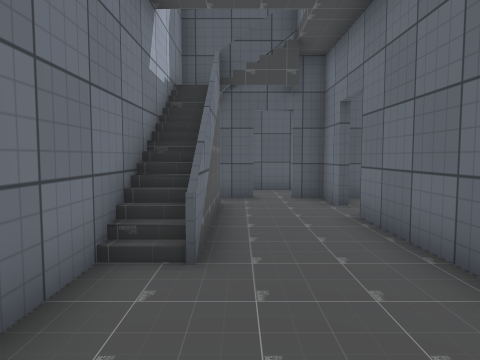
view 1 (above)

16 first-person views from a walk through a 3-D level made in the Unity game engine. The camera is 1.2 m above the floor, tilts 4° down and sees 70° across. The floor is counted in squares, 1 m on a side. Each view is taken from the middle of a square. On the plan, view 1 faces up. The plan holds only what a view shows up to about 14 squares ahead; the rest is blank. The place goes on beyond the plan. The player is left out. Some surface patterns are stand-ins.

view 2
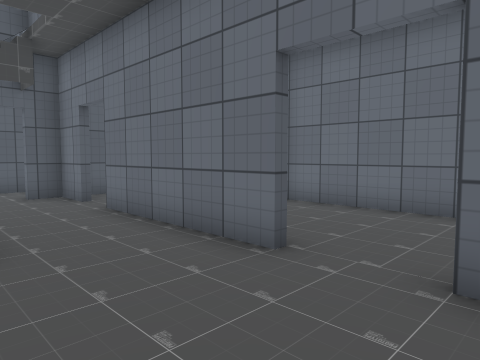

view 3
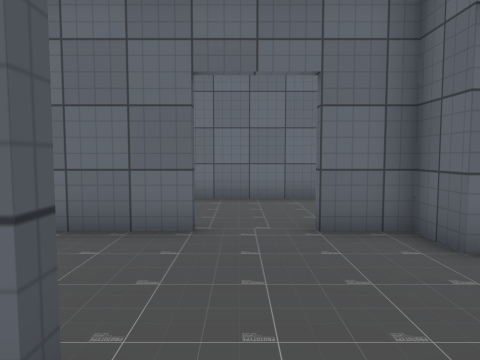

view 4
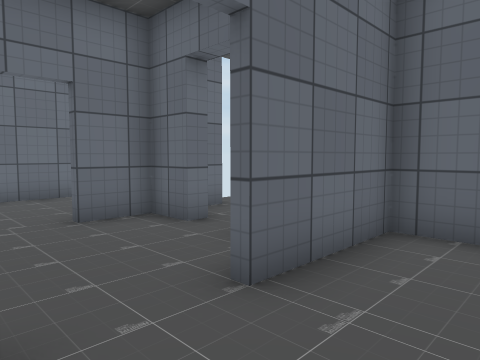

view 5
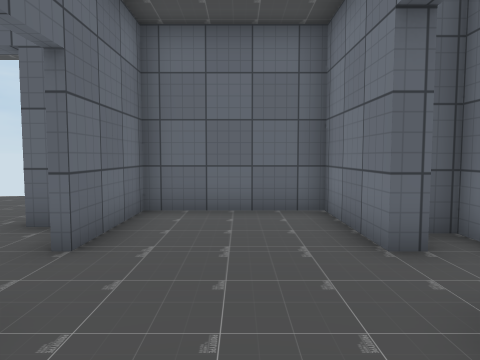

view 6
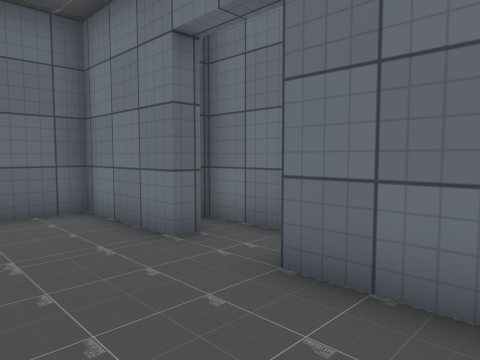

view 7
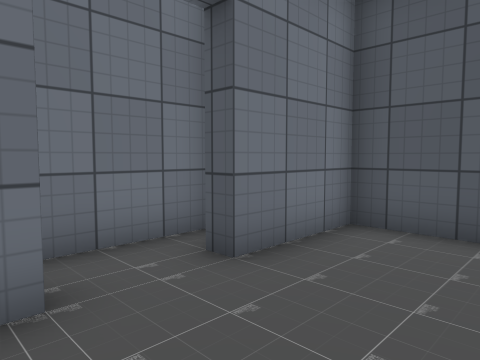

view 8
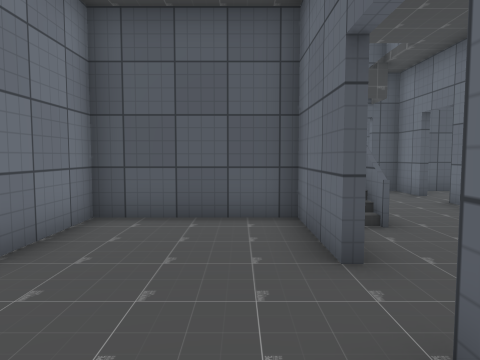

view 9
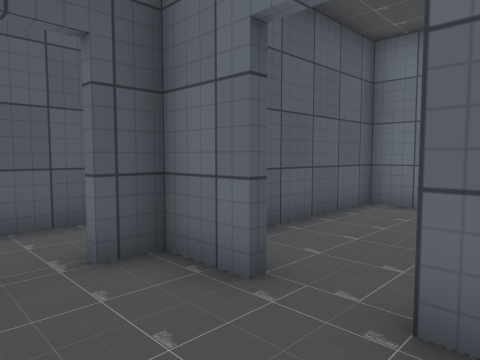

view 10
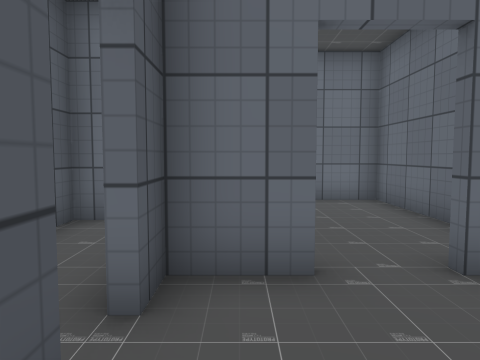

view 11
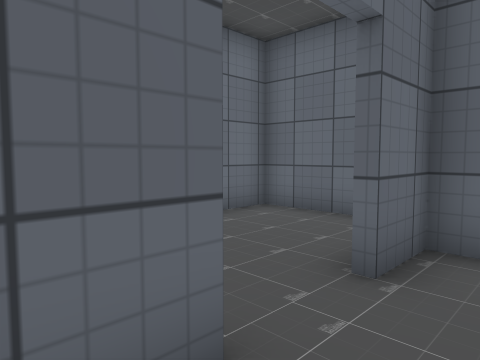

view 12
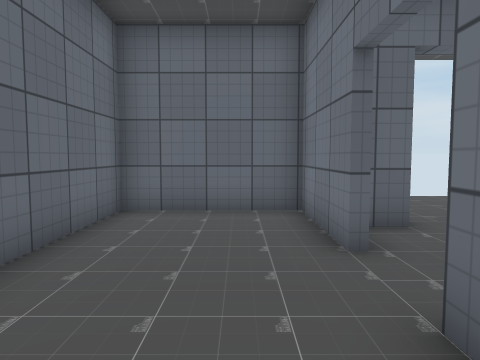

view 13
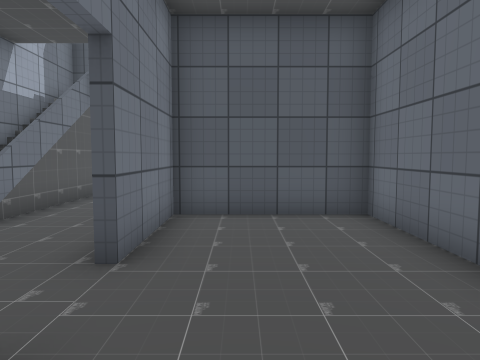

view 14
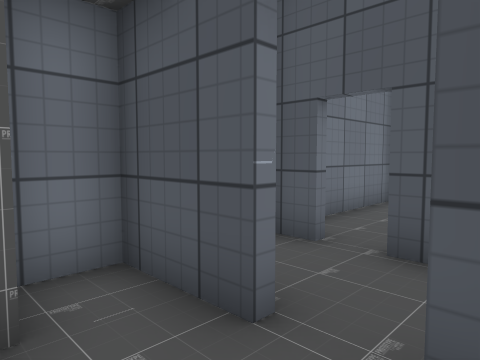

view 15
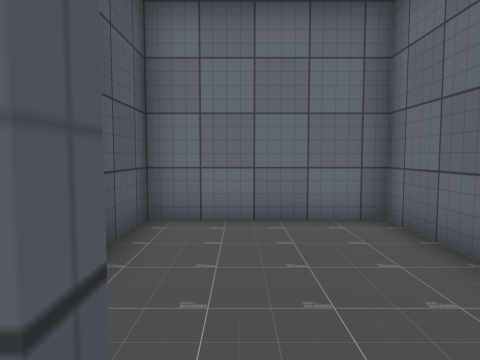

view 16
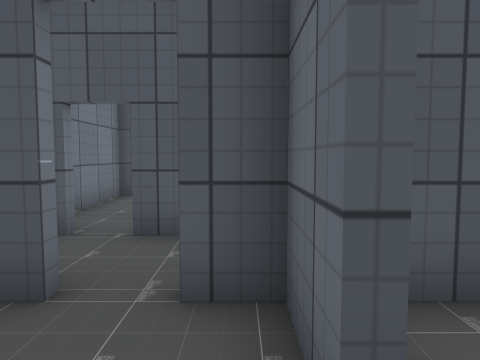

### Floor plan
Key: @ floor where view 1 was taken; # wall or solid block; x gap in a wall; . floor; / step, stairs or slope.
Columns run from 7 left of view 1 to 8 right of it. Each row starts with its distance up from view 1.
 17      ##
 16      #.
 15      #..
 14      #..
 13       ..
 12       #.##  #
 11       .......
 10      ###x#######
  9      #....# ...#
  8      #/........#
  7      #/........#
  6      #/...# ...#
  5  #####/...######
  4  #...#/...#...#
  3 ##...#....#...#
  2 ##...#....#...#
  1 #.............#
  0 ##.....@......#
 -1 ##...#....#...#
 -2  #...######...#
 -3  #...#   ##...#
 -4  #####    #####

Positions as (right, up) in squares from view 1, and headings:
1: (0, 0), facing up
2: (-1, -1), facing up-right
3: (-3, 1), facing right
4: (-4, 2), facing down-right
5: (-4, 4), facing down
6: (-3, 4), facing down-left
7: (-3, -1), facing up-left
8: (-3, -2), facing up
9: (0, 6), facing up-right
10: (-1, 9), facing right
11: (1, 3), facing down-right
12: (4, 4), facing down
13: (4, -2), facing up
14: (2, 8), facing up-left
15: (2, 8), facing right
16: (2, 7), facing up
